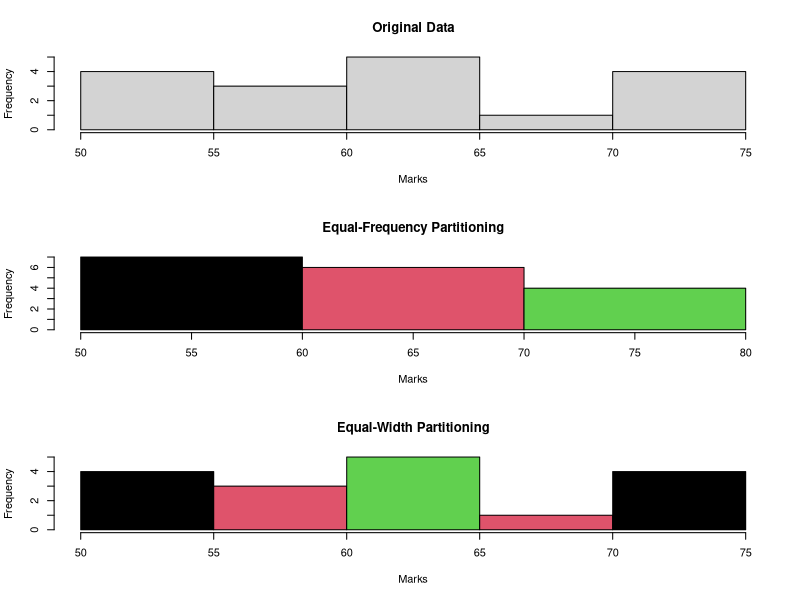
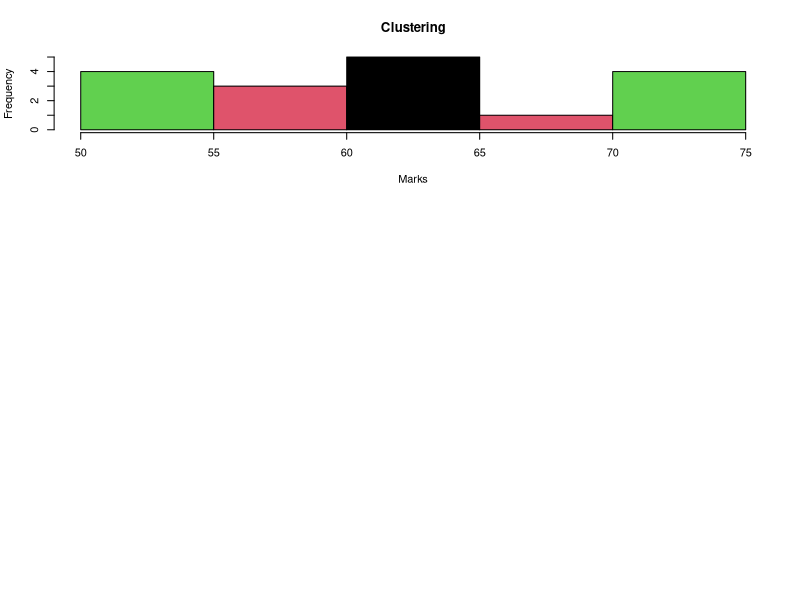

Source code (R) for these figures, in order:
# Sample data
data <- c(55, 60, 71, 63, 55, 65, 50, 55, 58, 59, 61, 63, 65, 67, 71, 72, 75)

# (a) Equal-frequency (equi-depth) partitioning
bins_equal_frequency <- cut(data, breaks = 3, labels = FALSE)

# (b) Equal-width partitioning
bins_equal_width <- cut(data, breaks = 3, labels = FALSE)

# (c) Clustering (k-means)
k <- 3
kmeans_clusters <- kmeans(matrix(data, ncol = 1), centers = k)
bins_clustering <- kmeans_clusters$cluster

# Plotting histograms
par(mfrow = c(3, 1))
par(mfrow = c(3, 1))

hist(data, main = "Original Data", xlab = "Marks")

hist(data, breaks = 3, main = "Equal-Frequency Partitioning",
     xlab = "Marks", col = bins_equal_frequency)

hist(data, breaks = "FD", main = "Equal-Width Partitioning",
     xlab = "Marks", col = bins_equal_width)

hist(data, main = "Clustering", xlab = "Marks", col = bins_clustering)
